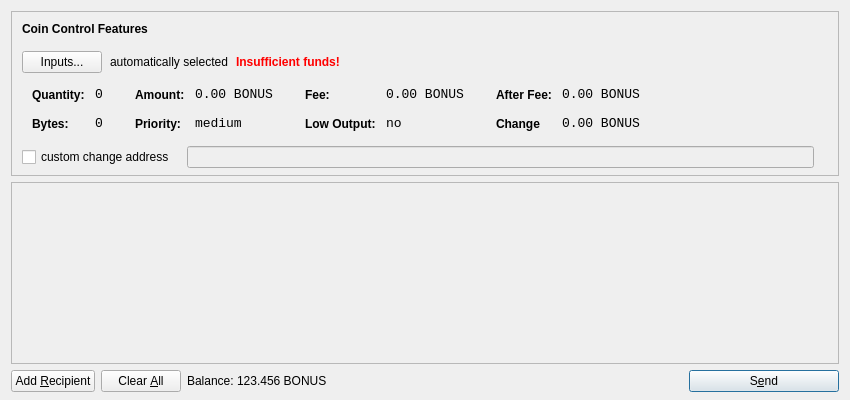
<?xml version="1.0" encoding="UTF-8"?>
<ui version="4.0">
 <class>SendCoinsDialog</class>
 <widget class="QDialog" name="SendCoinsDialog">
  <property name="geometry">
   <rect>
    <x>0</x>
    <y>0</y>
    <width>850</width>
    <height>400</height>
   </rect>
  </property>
  <property name="windowTitle">
   <string>Send Coins</string>
  </property>
  <layout class="QVBoxLayout" name="verticalLayout" stretch="0,1,0">
   <property name="bottomMargin">
    <number>8</number>
   </property>
   <item>
    <widget class="QFrame" name="frameCoinControl">
     <property name="sizePolicy">
      <sizepolicy hsizetype="Expanding" vsizetype="Expanding">
       <horstretch>0</horstretch>
       <verstretch>0</verstretch>
      </sizepolicy>
     </property>
     <property name="maximumSize">
      <size>
       <width>16777215</width>
       <height>16777215</height>
      </size>
     </property>
     <property name="frameShape">
      <enum>QFrame::StyledPanel</enum>
     </property>
     <property name="frameShadow">
      <enum>QFrame::Sunken</enum>
     </property>
     <layout class="QVBoxLayout" name="verticalLayoutCoinControl2">
      <property name="spacing">
       <number>-1</number>
      </property>
      <property name="leftMargin">
       <number>0</number>
      </property>
      <property name="topMargin">
       <number>0</number>
      </property>
      <property name="rightMargin">
       <number>0</number>
      </property>
      <property name="bottomMargin">
       <number>6</number>
      </property>
      <item>
       <layout class="QVBoxLayout" name="verticalLayoutCoinControl" stretch="0,0,0,0,1">
        <property name="spacing">
         <number>0</number>
        </property>
        <property name="leftMargin">
         <number>10</number>
        </property>
        <property name="topMargin">
         <number>10</number>
        </property>
        <item>
         <layout class="QHBoxLayout" name="horizontalLayoutCoinControl1">
          <property name="bottomMargin">
           <number>15</number>
          </property>
          <item>
           <widget class="QLabel" name="labelCoinControlFeatures">
            <property name="sizePolicy">
             <sizepolicy hsizetype="Preferred" vsizetype="Maximum">
              <horstretch>0</horstretch>
              <verstretch>0</verstretch>
             </sizepolicy>
            </property>
            <property name="font">
             <font>
              <weight>75</weight>
              <bold>true</bold>
             </font>
            </property>
            <property name="styleSheet">
             <string notr="true">font-weight:bold;</string>
            </property>
            <property name="text">
             <string>Coin Control Features</string>
            </property>
           </widget>
          </item>
         </layout>
        </item>
        <item>
         <layout class="QHBoxLayout" name="horizontalLayoutCoinControl2" stretch="0,0,0,0">
          <property name="spacing">
           <number>8</number>
          </property>
          <property name="bottomMargin">
           <number>10</number>
          </property>
          <item>
           <widget class="QPushButton" name="pushButtonCoinControl">
            <property name="styleSheet">
             <string notr="true"/>
            </property>
            <property name="text">
             <string>Inputs...</string>
            </property>
           </widget>
          </item>
          <item>
           <widget class="QLabel" name="labelCoinControlAutomaticallySelected">
            <property name="text">
             <string>automatically selected</string>
            </property>
            <property name="margin">
             <number>5</number>
            </property>
           </widget>
          </item>
          <item>
           <widget class="QLabel" name="labelCoinControlInsuffFunds">
            <property name="font">
             <font>
              <weight>75</weight>
              <bold>true</bold>
             </font>
            </property>
            <property name="styleSheet">
             <string notr="true">color:red;font-weight:bold;</string>
            </property>
            <property name="text">
             <string>Insufficient funds!</string>
            </property>
            <property name="margin">
             <number>5</number>
            </property>
           </widget>
          </item>
          <item>
           <spacer name="horizontalSpacerCoinControl">
            <property name="orientation">
             <enum>Qt::Horizontal</enum>
            </property>
            <property name="sizeHint" stdset="0">
             <size>
              <width>40</width>
              <height>1</height>
             </size>
            </property>
           </spacer>
          </item>
         </layout>
        </item>
        <item>
         <widget class="QWidget" name="widgetCoinControl" native="true">
          <property name="sizePolicy">
           <sizepolicy hsizetype="Preferred" vsizetype="Preferred">
            <horstretch>0</horstretch>
            <verstretch>0</verstretch>
           </sizepolicy>
          </property>
          <property name="minimumSize">
           <size>
            <width>0</width>
            <height>0</height>
           </size>
          </property>
          <property name="styleSheet">
           <string notr="true"/>
          </property>
          <layout class="QHBoxLayout" name="horizontalLayoutCoinControl5">
           <property name="margin">
            <number>0</number>
           </property>
           <item>
            <layout class="QHBoxLayout" name="horizontalLayoutCoinControl3" stretch="0,0,0,1">
             <property name="spacing">
              <number>20</number>
             </property>
             <property name="topMargin">
              <number>0</number>
             </property>
             <property name="bottomMargin">
              <number>10</number>
             </property>
             <item>
              <layout class="QFormLayout" name="formLayoutCoinControl1">
               <property name="horizontalSpacing">
                <number>10</number>
               </property>
               <property name="verticalSpacing">
                <number>14</number>
               </property>
               <property name="leftMargin">
                <number>10</number>
               </property>
               <property name="topMargin">
                <number>4</number>
               </property>
               <property name="rightMargin">
                <number>6</number>
               </property>
               <item row="0" column="0">
                <widget class="QLabel" name="labelCoinControlQuantityText">
                 <property name="styleSheet">
                  <string notr="true">font-weight:bold;</string>
                 </property>
                 <property name="text">
                  <string>Quantity:</string>
                 </property>
                 <property name="margin">
                  <number>0</number>
                 </property>
                </widget>
               </item>
               <item row="0" column="1">
                <widget class="QLabel" name="labelCoinControlQuantity">
                 <property name="font">
                  <font>
                   <family>Monospace</family>
                   <pointsize>10</pointsize>
                  </font>
                 </property>
                 <property name="cursor">
                  <cursorShape>IBeamCursor</cursorShape>
                 </property>
                 <property name="contextMenuPolicy">
                  <enum>Qt::ActionsContextMenu</enum>
                 </property>
                 <property name="text">
                  <string>0</string>
                 </property>
                 <property name="margin">
                  <number>0</number>
                 </property>
                 <property name="textInteractionFlags">
                  <set>Qt::LinksAccessibleByMouse|Qt::TextSelectableByKeyboard|Qt::TextSelectableByMouse</set>
                 </property>
                </widget>
               </item>
               <item row="1" column="0">
                <widget class="QLabel" name="labelCoinControlBytesText">
                 <property name="styleSheet">
                  <string notr="true">font-weight:bold;</string>
                 </property>
                 <property name="text">
                  <string>Bytes:</string>
                 </property>
                </widget>
               </item>
               <item row="1" column="1">
                <widget class="QLabel" name="labelCoinControlBytes">
                 <property name="font">
                  <font>
                   <family>Monospace</family>
                   <pointsize>10</pointsize>
                  </font>
                 </property>
                 <property name="cursor">
                  <cursorShape>IBeamCursor</cursorShape>
                 </property>
                 <property name="contextMenuPolicy">
                  <enum>Qt::ActionsContextMenu</enum>
                 </property>
                 <property name="text">
                  <string>0</string>
                 </property>
                 <property name="textInteractionFlags">
                  <set>Qt::LinksAccessibleByMouse|Qt::TextSelectableByKeyboard|Qt::TextSelectableByMouse</set>
                 </property>
                </widget>
               </item>
              </layout>
             </item>
             <item>
              <layout class="QFormLayout" name="formLayoutCoinControl2">
               <property name="horizontalSpacing">
                <number>10</number>
               </property>
               <property name="verticalSpacing">
                <number>14</number>
               </property>
               <property name="leftMargin">
                <number>6</number>
               </property>
               <property name="topMargin">
                <number>4</number>
               </property>
               <property name="rightMargin">
                <number>6</number>
               </property>
               <item row="0" column="0">
                <widget class="QLabel" name="labelCoinControlAmountText">
                 <property name="styleSheet">
                  <string notr="true">font-weight:bold;</string>
                 </property>
                 <property name="text">
                  <string>Amount:</string>
                 </property>
                 <property name="margin">
                  <number>0</number>
                 </property>
                </widget>
               </item>
               <item row="0" column="1">
                <widget class="QLabel" name="labelCoinControlAmount">
                 <property name="font">
                  <font>
                   <family>Monospace</family>
                   <pointsize>10</pointsize>
                  </font>
                 </property>
                 <property name="cursor">
                  <cursorShape>IBeamCursor</cursorShape>
                 </property>
                 <property name="contextMenuPolicy">
                  <enum>Qt::ActionsContextMenu</enum>
                 </property>
                 <property name="text">
                  <string>0.00 BONUS</string>
                 </property>
                 <property name="textInteractionFlags">
                  <set>Qt::LinksAccessibleByMouse|Qt::TextSelectableByKeyboard|Qt::TextSelectableByMouse</set>
                 </property>
                </widget>
               </item>
               <item row="1" column="0">
                <widget class="QLabel" name="labelCoinControlPriorityText">
                 <property name="styleSheet">
                  <string notr="true">font-weight:bold;</string>
                 </property>
                 <property name="text">
                  <string>Priority:</string>
                 </property>
                </widget>
               </item>
               <item row="1" column="1">
                <widget class="QLabel" name="labelCoinControlPriority">
                 <property name="font">
                  <font>
                   <family>Monospace</family>
                   <pointsize>10</pointsize>
                  </font>
                 </property>
                 <property name="cursor">
                  <cursorShape>IBeamCursor</cursorShape>
                 </property>
                 <property name="contextMenuPolicy">
                  <enum>Qt::ActionsContextMenu</enum>
                 </property>
                 <property name="text">
                  <string>medium</string>
                 </property>
                 <property name="textInteractionFlags">
                  <set>Qt::LinksAccessibleByMouse|Qt::TextSelectableByKeyboard|Qt::TextSelectableByMouse</set>
                 </property>
                </widget>
               </item>
              </layout>
             </item>
             <item>
              <layout class="QFormLayout" name="formLayoutCoinControl3">
               <property name="horizontalSpacing">
                <number>10</number>
               </property>
               <property name="verticalSpacing">
                <number>14</number>
               </property>
               <property name="leftMargin">
                <number>6</number>
               </property>
               <property name="topMargin">
                <number>4</number>
               </property>
               <property name="rightMargin">
                <number>6</number>
               </property>
               <item row="0" column="0">
                <widget class="QLabel" name="labelCoinControlFeeText">
                 <property name="styleSheet">
                  <string notr="true">font-weight:bold;</string>
                 </property>
                 <property name="text">
                  <string>Fee:</string>
                 </property>
                 <property name="margin">
                  <number>0</number>
                 </property>
                </widget>
               </item>
               <item row="0" column="1">
                <widget class="QLabel" name="labelCoinControlFee">
                 <property name="font">
                  <font>
                   <family>Monospace</family>
                   <pointsize>10</pointsize>
                  </font>
                 </property>
                 <property name="cursor">
                  <cursorShape>IBeamCursor</cursorShape>
                 </property>
                 <property name="contextMenuPolicy">
                  <enum>Qt::ActionsContextMenu</enum>
                 </property>
                 <property name="text">
                  <string>0.00 BONUS</string>
                 </property>
                 <property name="textInteractionFlags">
                  <set>Qt::LinksAccessibleByMouse|Qt::TextSelectableByKeyboard|Qt::TextSelectableByMouse</set>
                 </property>
                </widget>
               </item>
               <item row="1" column="0">
                <widget class="QLabel" name="labelCoinControlLowOutputText">
                 <property name="styleSheet">
                  <string notr="true">font-weight:bold;</string>
                 </property>
                 <property name="text">
                  <string>Low Output:</string>
                 </property>
                </widget>
               </item>
               <item row="1" column="1">
                <widget class="QLabel" name="labelCoinControlLowOutput">
                 <property name="font">
                  <font>
                   <family>Monospace</family>
                   <pointsize>10</pointsize>
                  </font>
                 </property>
                 <property name="cursor">
                  <cursorShape>IBeamCursor</cursorShape>
                 </property>
                 <property name="contextMenuPolicy">
                  <enum>Qt::ActionsContextMenu</enum>
                 </property>
                 <property name="text">
                  <string>no</string>
                 </property>
                 <property name="textInteractionFlags">
                  <set>Qt::LinksAccessibleByMouse|Qt::TextSelectableByKeyboard|Qt::TextSelectableByMouse</set>
                 </property>
                </widget>
               </item>
              </layout>
             </item>
             <item>
              <layout class="QFormLayout" name="formLayoutCoinControl4">
               <property name="horizontalSpacing">
                <number>10</number>
               </property>
               <property name="verticalSpacing">
                <number>14</number>
               </property>
               <property name="leftMargin">
                <number>6</number>
               </property>
               <property name="topMargin">
                <number>4</number>
               </property>
               <property name="rightMargin">
                <number>6</number>
               </property>
               <item row="0" column="0">
                <widget class="QLabel" name="labelCoinControlAfterFeeText">
                 <property name="styleSheet">
                  <string notr="true">font-weight:bold;</string>
                 </property>
                 <property name="text">
                  <string>After Fee:</string>
                 </property>
                 <property name="margin">
                  <number>0</number>
                 </property>
                </widget>
               </item>
               <item row="0" column="1">
                <widget class="QLabel" name="labelCoinControlAfterFee">
                 <property name="font">
                  <font>
                   <family>Monospace</family>
                   <pointsize>10</pointsize>
                  </font>
                 </property>
                 <property name="cursor">
                  <cursorShape>IBeamCursor</cursorShape>
                 </property>
                 <property name="contextMenuPolicy">
                  <enum>Qt::ActionsContextMenu</enum>
                 </property>
                 <property name="text">
                  <string>0.00 BONUS</string>
                 </property>
                 <property name="textInteractionFlags">
                  <set>Qt::LinksAccessibleByMouse|Qt::TextSelectableByKeyboard|Qt::TextSelectableByMouse</set>
                 </property>
                </widget>
               </item>
               <item row="1" column="0">
                <widget class="QLabel" name="labelCoinControlChangeText">
                 <property name="styleSheet">
                  <string notr="true">font-weight:bold;</string>
                 </property>
                 <property name="text">
                  <string>Change</string>
                 </property>
                </widget>
               </item>
               <item row="1" column="1">
                <widget class="QLabel" name="labelCoinControlChange">
                 <property name="font">
                  <font>
                   <family>Monospace</family>
                   <pointsize>10</pointsize>
                  </font>
                 </property>
                 <property name="cursor">
                  <cursorShape>IBeamCursor</cursorShape>
                 </property>
                 <property name="contextMenuPolicy">
                  <enum>Qt::ActionsContextMenu</enum>
                 </property>
                 <property name="text">
                  <string>0.00 BONUS</string>
                 </property>
                 <property name="textInteractionFlags">
                  <set>Qt::LinksAccessibleByMouse|Qt::TextSelectableByKeyboard|Qt::TextSelectableByMouse</set>
                 </property>
                </widget>
               </item>
              </layout>
             </item>
            </layout>
           </item>
          </layout>
         </widget>
        </item>
        <item>
         <layout class="QHBoxLayout" name="horizontalLayoutCoinControl4" stretch="0,0,0">
          <property name="spacing">
           <number>12</number>
          </property>
          <property name="sizeConstraint">
           <enum>QLayout::SetDefaultConstraint</enum>
          </property>
          <property name="topMargin">
           <number>5</number>
          </property>
          <property name="rightMargin">
           <number>5</number>
          </property>
          <item>
           <widget class="QCheckBox" name="checkBoxCoinControlChange">
            <property name="text">
             <string>custom change address</string>
            </property>
           </widget>
          </item>
          <item>
           <widget class="QLineEdit" name="lineEditCoinControlChange">
            <property name="enabled">
             <bool>false</bool>
            </property>
            <property name="sizePolicy">
             <sizepolicy hsizetype="Expanding" vsizetype="Fixed">
              <horstretch>0</horstretch>
              <verstretch>0</verstretch>
             </sizepolicy>
            </property>
           </widget>
          </item>
          <item>
           <widget class="QLabel" name="labelCoinControlChangeLabel">
            <property name="sizePolicy">
             <sizepolicy hsizetype="Preferred" vsizetype="Expanding">
              <horstretch>0</horstretch>
              <verstretch>0</verstretch>
             </sizepolicy>
            </property>
            <property name="minimumSize">
             <size>
              <width>0</width>
              <height>0</height>
             </size>
            </property>
            <property name="text">
             <string/>
            </property>
            <property name="margin">
             <number>3</number>
            </property>
           </widget>
          </item>
         </layout>
        </item>
        <item>
         <spacer name="verticalSpacerCoinControl">
          <property name="orientation">
           <enum>Qt::Vertical</enum>
          </property>
          <property name="sizeHint" stdset="0">
           <size>
            <width>800</width>
            <height>1</height>
           </size>
          </property>
         </spacer>
        </item>
       </layout>
      </item>
     </layout>
    </widget>
   </item>
   <item>
    <widget class="QScrollArea" name="scrollArea">
     <property name="widgetResizable">
      <bool>true</bool>
     </property>
     <widget class="QWidget" name="scrollAreaWidgetContents">
      <property name="geometry">
       <rect>
        <x>0</x>
        <y>0</y>
        <width>830</width>
        <height>165</height>
       </rect>
      </property>
      <layout class="QVBoxLayout" name="verticalLayout_2">
       <property name="margin">
        <number>0</number>
       </property>
       <item>
        <layout class="QVBoxLayout" name="entries">
         <property name="spacing">
          <number>6</number>
         </property>
        </layout>
       </item>
       <item>
        <spacer name="verticalSpacer">
         <property name="orientation">
          <enum>Qt::Vertical</enum>
         </property>
         <property name="sizeHint" stdset="0">
          <size>
           <width>20</width>
           <height>40</height>
          </size>
         </property>
        </spacer>
       </item>
      </layout>
     </widget>
    </widget>
   </item>
   <item>
    <layout class="QHBoxLayout" name="horizontalLayout">
     <item>
      <widget class="QPushButton" name="addButton">
       <property name="toolTip">
        <string>Send to multiple recipients at once</string>
       </property>
       <property name="text">
        <string>Add &amp;Recipient</string>
       </property>
       <property name="icon">
        <iconset resource="../bitcoin.qrc">
         <normaloff>:/icons/add</normaloff>:/icons/add</iconset>
       </property>
       <property name="autoDefault">
        <bool>false</bool>
       </property>
      </widget>
     </item>
     <item>
      <widget class="QPushButton" name="clearButton">
       <property name="sizePolicy">
        <sizepolicy hsizetype="Minimum" vsizetype="Fixed">
         <horstretch>0</horstretch>
         <verstretch>0</verstretch>
        </sizepolicy>
       </property>
       <property name="toolTip">
        <string>Remove all transaction fields</string>
       </property>
       <property name="text">
        <string>Clear &amp;All</string>
       </property>
       <property name="icon">
        <iconset resource="../bitcoin.qrc">
         <normaloff>:/icons/remove</normaloff>:/icons/remove</iconset>
       </property>
       <property name="autoRepeatDelay">
        <number>300</number>
       </property>
       <property name="autoDefault">
        <bool>false</bool>
       </property>
      </widget>
     </item>
     <item>
      <layout class="QHBoxLayout" name="horizontalLayout_2">
       <property name="spacing">
        <number>3</number>
       </property>
       <item>
        <widget class="QLabel" name="label">
         <property name="sizePolicy">
          <sizepolicy hsizetype="Preferred" vsizetype="Fixed">
           <horstretch>0</horstretch>
           <verstretch>0</verstretch>
          </sizepolicy>
         </property>
         <property name="text">
          <string>Balance:</string>
         </property>
        </widget>
       </item>
       <item>
        <widget class="QLabel" name="labelBalance">
         <property name="sizePolicy">
          <sizepolicy hsizetype="Preferred" vsizetype="Fixed">
           <horstretch>0</horstretch>
           <verstretch>0</verstretch>
          </sizepolicy>
         </property>
         <property name="cursor">
          <cursorShape>IBeamCursor</cursorShape>
         </property>
         <property name="text">
          <string>123.456 BONUS</string>
         </property>
         <property name="textInteractionFlags">
          <set>Qt::LinksAccessibleByMouse|Qt::TextSelectableByKeyboard|Qt::TextSelectableByMouse</set>
         </property>
        </widget>
       </item>
      </layout>
     </item>
     <item>
      <spacer name="horizontalSpacer">
       <property name="orientation">
        <enum>Qt::Horizontal</enum>
       </property>
       <property name="sizeHint" stdset="0">
        <size>
         <width>40</width>
         <height>20</height>
        </size>
       </property>
      </spacer>
     </item>
     <item>
      <widget class="QPushButton" name="sendButton">
       <property name="minimumSize">
        <size>
         <width>150</width>
         <height>0</height>
        </size>
       </property>
       <property name="toolTip">
        <string>Confirm the send action</string>
       </property>
       <property name="text">
        <string>S&amp;end</string>
       </property>
       <property name="icon">
        <iconset resource="../bitcoin.qrc">
         <normaloff>:/icons/send</normaloff>:/icons/send</iconset>
       </property>
       <property name="default">
        <bool>true</bool>
       </property>
      </widget>
     </item>
    </layout>
   </item>
  </layout>
 </widget>
 <resources>
  <include location="../bitcoin.qrc"/>
 </resources>
 <connections/>
</ui>
